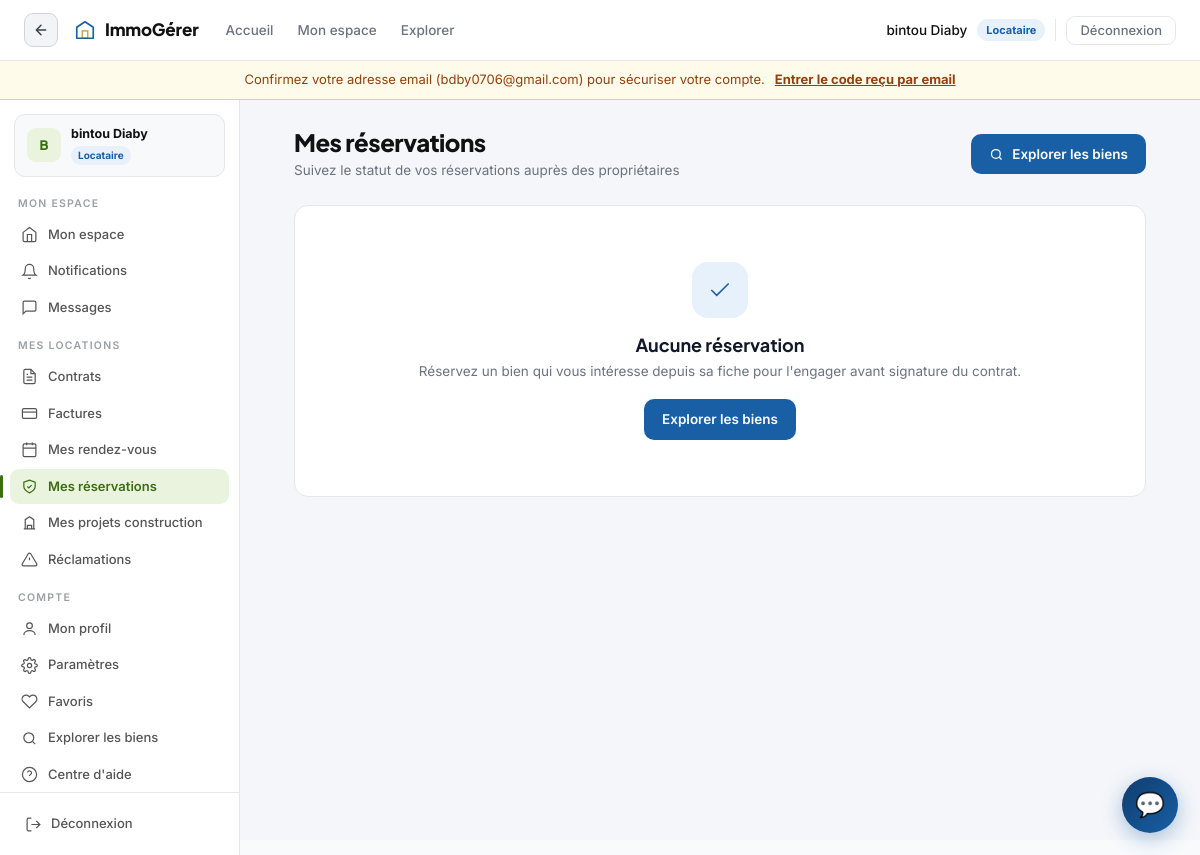
The app's page /biens/mes-reservations/ (signed in), older data.
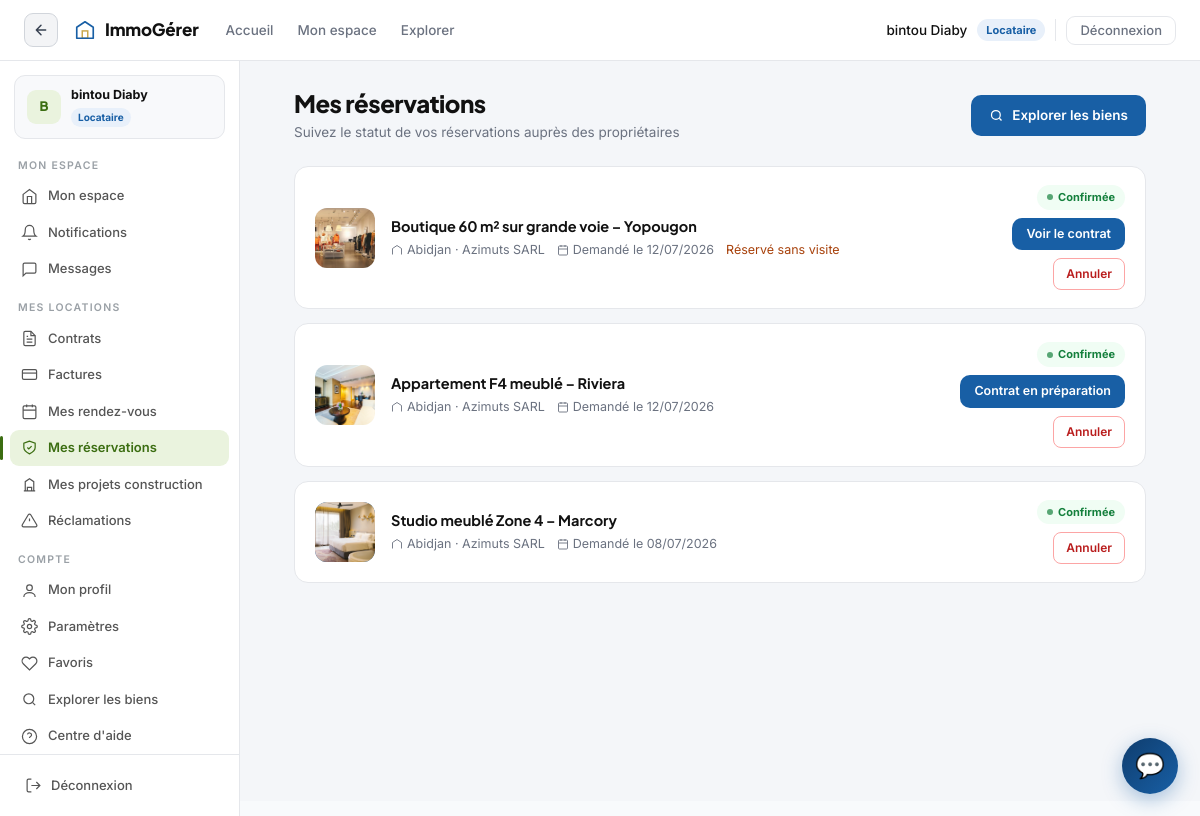
The same page, newer data.
### utilisateurs/models.py (models this page shows, shortened)
class Utilisateur(AbstractUser):
    class Role(models.TextChoices):
        PROPRIETAIRE = 'proprietaire', 'Propriétaire'
        GESTIONNAIRE = 'gestionnaire', 'Gestionnaire'
        LOCATAIRE = 'locataire', 'Locataire'
        ADMIN = 'admin', 'Administrateur'
    role = models.CharField(
        max_length=20,
        choices=Role.choices,
        default=Role.LOCATAIRE
    )
    company = models.ForeignKey(
        'Company',
        on_delete=models.SET_NULL,
        null=True,
        blank=True,
        related_name='users'
    )
    telephone = models.CharField(max_length=20, blank=True, null=True)
    adresse = models.CharField(max_length=255, blank=True, null=True)
    ville = models.CharField(max_length=100, blank=True, null=True)
    code_postal = models.CharField(max_length=10, blank=True, null=True)
    photo_profil = models.ImageField(
        upload_to='profils/',
        blank=True,
        null=True
    )
    bio = models.TextField(blank=True, null=True)
    documents_verifies = models.BooleanField(default=False)
    email_verifie = models.BooleanField(default=False)
    otp_code = models.CharField(max_length=6, blank=True, default='')
    otp_expire_le = models.DateTimeField(null=True, blank=True)
    afficher_telephone = models.BooleanField(default=True)
    afficher_email = models.BooleanField(default=False)
    accepte_appels = models.BooleanField(default=True)
    dashboard_preferences = models.JSONField(default=dict, blank=True)
    date_creation = models.DateTimeField(auto_now_add=True)
    date_modification = models.DateTimeField(auto_now=True)
    class Meta:
        verbose_name = 'Utilisateur'
        verbose_name_plural = 'Utilisateurs'
        ordering = ['-date_creation']

class Company(models.Model):
    name = models.CharField(max_length=255)
    types = models.JSONField(default=list, blank=True)
    date_creation = models.DateTimeField(auto_now_add=True)
    description = models.TextField(blank=True, null=True)
    adresse = models.CharField(max_length=255, blank=True, null=True)
    ville = models.CharField(max_length=100, blank=True, null=True)
    telephone = models.CharField(max_length=20, blank=True, null=True)
    email = models.EmailField(blank=True, null=True)
    logo = models.ImageField(upload_to='companies/logos/', blank=True, null=True)
    cover_image = models.ImageField(upload_to='companies/covers/', blank=True, null=True)
    facebook = models.URLField(blank=True, null=True)
    instagram = models.URLField(blank=True, null=True)
    latitude = models.FloatField(blank=True, null=True)
    longitude = models.FloatField(blank=True, null=True)
    horaires = models.JSONField(
        default=dict, blank=True,
        help_text="Ex: {'lundi': '08:00-18:00', 'dimanche': ''} — vide ou absent = fermé ce jour-là.",
    )
    disponible_maintenant = models.BooleanField(
        default=True,
        help_text="Décochez pour afficher « actuellement indisponible » même pendant vos horaires d'ouverture.",
    )
    delai_reponse_minutes = models.PositiveIntegerField(
        blank=True, null=True,
        help_text="Délai de réponse habituel affiché aux clients, en minutes (ex: 5, 60).",
    )
    JOURS_SEMAINE = ['lundi', 'mardi', 'mercredi', 'jeudi', 'vendredi', 'samedi', 'dimanche']
    numero_ncc = models.CharField(
        max_length=20, blank=True, default='',
        verbose_name="Numéro de Compte Contribuable (NCC)",
        help_text="Attribué par la DGI. Requis pour la certification FNE et comme identifiant vendeur.",
    )
    numero_rccm = models.CharField(
        max_length=30, blank=True, default='',
        verbose_name="Numéro RCCM",
        help_text="Registre du Commerce et du Crédit Mobilier — mention obligatoire OHADA (pied de page des factures).",
    )
    class Taxes(models.TextChoices):
        TVA = 'TVA', 'TVA normal 18%'
        TVAB = 'TVAB', 'TVA réduit 9%'
        TVAC = 'TVAC', 'Exonération conventionnelle 0%'
        TVAD = 'TVAD', 'Exonération légale 0%'
    taux_tva_loyer = models.CharField(
        max_length=4, choices=Taxes.choices, default=Taxes.TVAD,
        verbose_name="Régime TVA appliqué aux loyers",
        help_text="Code transmis à la FNE pour chaque facture de loyer. Par défaut : exonération légale "
                   "(traitement standard de la location nue à usage d'habitation) — à confirmer avec votre comptable.",
    )
    class Meta:
        verbose_name = 'Company'
        verbose_name_plural = 'Companies'

### biens/models.py (models this page shows, shortened)
class Reservation(models.Model):
    class Statut(models.TextChoices):
        EN_ATTENTE = 'en_attente', 'Demande en attente'
        VISITE_DEMANDEE = 'visite_demandee', 'Visite demandée avant validation'
        CONFIRMEE  = 'confirmee',  'Confirmée'
        REFUSEE    = 'refusee',    'Refusée'
        ANNULEE    = 'annulee',    'Annulée'
    bien = models.ForeignKey(Bien, on_delete=models.CASCADE, related_name='reservations')
    client = models.ForeignKey(
        Utilisateur,
        on_delete=models.CASCADE,
        related_name='reservations',
        limit_choices_to={'role': 'locataire'}
    )
    statut = models.CharField(max_length=20, choices=Statut.choices, default=Statut.EN_ATTENTE)
    sans_visite = models.BooleanField(
        default=False,
        help_text="Le client a explicitement choisi de réserver sans avoir visité le bien.",
    )
    date_expiration = models.DateTimeField(
        blank=True, null=True,
        help_text="Le bien reste bloqué pour les autres clients jusqu'à cette date (72h après confirmation).",
    )
    montant_acompte = models.DecimalField(max_digits=10, decimal_places=2, blank=True, null=True)
    notes = models.TextField(blank=True, null=True)
    date_creation = models.DateTimeField(auto_now_add=True)
    date_modification = models.DateTimeField(auto_now=True)
    class Meta:
        unique_together = ['bien', 'client']
        verbose_name = 'Réservation'
        verbose_name_plural = 'Réservations'
        ordering = ['-date_creation']
    @property
    def hold_actif(self):
        from django.utils import timezone
        return bool(
            self.statut == self.Statut.CONFIRMEE
            and self.date_expiration
            and timezone.now() < self.date_expiration
        )

class Bien(models.Model):
    class TypeBien(models.TextChoices):
        APPARTEMENT = 'appartement', 'Appartement'
        MAISON = 'maison', 'Maison'
        MAISON_BASSE = 'maison_basse', 'Maison basse'
        STUDIO = 'studio', 'Studio'
        T1 = 't1', 'T1'
        T2 = 't2', 'T2'
        T3 = 't3', 'T3'
        T4 = 't4', 'T4'
        PLUS = 't5plus', 'T5+'
        DUPLEX = 'duplex', 'Duplex'
        IMMEUBLE = 'immeuble', 'Immeuble'
        RESIDENCE = 'residence', 'Résidence'
        TERRAIN = 'terrain', 'Terrain'
        BUREAU = 'bureau', 'Bureau'
        MAGASIN = 'magasin', 'Magasin'
        BOUTIQUE = 'boutique', 'Boutique'
        LOCAL_COMMERCIAL = 'local_commercial', 'Local commercial'
        ENTREPOT = 'entrepot', 'Entrepôt'
    class Statut(models.TextChoices):
        DISPONIBLE = 'disponible', 'Disponible'
        LOUE = 'loue', 'Loué'
        MAINTENANCE = 'maintenance', 'Maintenance'
        ARCHIVE = 'archive', 'Archivé'
    titre = models.CharField(max_length=255)
    description = models.TextField()
    type_bien = models.CharField(max_length=20, choices=TypeBien.choices)
    statut = models.CharField(max_length=20, choices=Statut.choices, default=Statut.DISPONIBLE)
    adresse = models.CharField(max_length=255)
    quartier = models.CharField(max_length=100, blank=True, default='')
    commune = models.CharField(max_length=100, blank=True, default='')
    ville = models.CharField(max_length=100)
    region = models.CharField(max_length=100, blank=True, default='')
    code_postal = models.CharField(max_length=10, blank=True, default='')
    pays = models.CharField(max_length=100, default='Côte d\'Ivoire')
    latitude = models.FloatField(blank=True, null=True)
    longitude = models.FloatField(blank=True, null=True)
    surface_m2 = models.DecimalField(max_digits=8, decimal_places=2, validators=[MinValueValidator(0)])
    nombre_chambres = models.IntegerField(validators=[MinValueValidator(0)])
    nombre_salles_bain = models.IntegerField(validators=[MinValueValidator(0)])
    nombre_etages = models.IntegerField(validators=[MinValueValidator(1)], default=1)
    prix_mensuel = models.DecimalField(max_digits=10, decimal_places=2, validators=[MinValueValidator(0)])
    prix_vente = models.DecimalField(max_digits=12, decimal_places=2, validators=[MinValueValidator(0)], blank=True, null=True)
    prix_depot_garantie = models.DecimalField(
        max_digits=10,
        decimal_places=2,
        validators=[MinValueValidator(0)],
        default=0
    )
    charges_incluses = models.DecimalField(max_digits=10, decimal_places=2, default=0)
    equipements = models.JSONField(default=list, blank=True)  # Liste des équipements
    animaux_autorises = models.BooleanField(default=False)
    fumeurs_acceptes = models.BooleanField(default=False)
    photo_principale = models.ImageField(upload_to='biens/principales/')
    photos_additionnelles = models.JSONField(default=list, blank=True)
    proprietaire = models.ForeignKey(
        Utilisateur,
        on_delete=models.CASCADE,
        related_name='biens',
        limit_choices_to={'role': 'proprietaire'}
    )
    class TransactionType(models.TextChoices):
        LOCATION = 'location', 'Location'
        VENTE = 'vente', 'Vente'
        BOTH = 'both', 'Location & Vente'
    transaction_type = models.CharField(
        max_length=10,
        choices=TransactionType.choices,
        default=TransactionType.LOCATION,
        help_text='Type d\'opération pour ce bien'
    )
    date_creation = models.DateTimeField(auto_now_add=True)
    date_modification = models.DateTimeField(auto_now=True)
    date_publication = models.DateTimeField(blank=True, null=True)
    class Meta:
        verbose_name = 'Bien'
        verbose_name_plural = 'Biens'
        ordering = ['-date_creation']
        indexes = [
            models.Index(fields=['statut', 'ville']),
            models.Index(fields=['statut', 'commune']),
            models.Index(fields=['prix_mensuel']),
            models.Index(fields=['latitude', 'longitude']),
        ]

### biens/views.py (the view)
@login_required
def mes_reservations(request):
    if request.user.role != 'locataire':
        return redirect('dashboard')
    reservations = (
        Reservation.objects.filter(client=request.user)
        .select_related('bien', 'bien__proprietaire__company', 'contrat')
        .order_by('-date_creation')
    )
    return render(request, 'biens/mes_reservations.html', {'reservations': reservations})

### templates/biens/mes_reservations.html (shortened to what this page needs)
{% extends "base.html" %}
{% load humanize %}
{% block body %}
<div class="me-page">
  <div class="me-wrap">
    <div class="me-greeting">
      <div>
        <h1>Mes réservations</h1>
        <p>Suivez le statut de vos réservations auprès des propriétaires</p>
      </div>
      <a href="/explorer/" class="ig-btn-full primary">
        <svg viewBox="0 0 24 24" width="15" height="15" stroke="currentColor" fill="none" stroke-width="2"><circle cx="11" cy="11" r="7"/><path d="m20 20-3.5-3.5"/></svg>
        Explorer les biens
      </a>
    </div>
    {% if reservations %}
      {% for r in reservations %}
      <div class="me-card">
        <div class="mc-thumb">
          {% if r.bien.photo_principale %}<img src="{{ r.bien.photo_principale.url }}" alt="">
          {% else %}<svg viewBox="0 0 24 24"><path d="M3 21V9l9-6 9 6v12"/><rect x="9" y="13" width="6" height="8"/></svg>{% endif %}
        </div>
        <div class="mc-main">
          <div class="mc-titre"><a href="{% url 'biens_ui:detail' pk=r.bien.id %}">{{ r.bien.titre }}</a></div>
          <div class="mc-meta">
            <span><svg viewBox="0 0 24 24"><path d="M3 21V9l9-6 9 6v12"/></svg>{{ r.bien.ville }}{% if r.bien.proprietaire.company %} · {{ r.bien.proprietaire.company.name }}{% endif %}</span>
            <span><svg viewBox="0 0 24 24"><rect x="3" y="4" width="18" height="18" rx="2"/><path d="M16 2v4M8 2v4M3 10h18"/></svg>Demandé le {{ r.date_creation|date:"d/m/Y" }}</span>
            {% if r.sans_visite %}<span style="color:#A8420C">Réservé sans visite</span>{% endif %}
          </div>
        </div>
        <div class="mc-side">
          <span class="badge-statut {% if r.statut == 'confirmee' %}s-ok{% elif r.statut == 'refusee' or r.statut == 'annulee' %}s-muted{% elif r.statut == 'visite_demandee' %}s-warn{% else %}s-warn{% endif %}">{{ r.get_statut_display }}</span>
          {% if r.statut == 'confirmee' and r.contrat %}
          <a href="/contrats/{{ r.contrat.id }}/" class="ig-btn-full primary" style="padding:7px 14px;font-size:12.5px">
            {% if r.contrat.statut == 'en_attente_signature' %}Signer le contrat{% elif r.contrat.statut == 'brouillon' %}Contrat en préparation{% else %}Voir le contrat{% endif %}
          </a>
          {% endif %}
          {% if r.statut == 'en_attente' or r.statut == 'confirmee' or r.statut == 'visite_demandee' %}
          <form method="post" action="{% url 'biens_ui:annuler_reservation' reservation_id=r.id %}" onsubmit="return confirm('Annuler cette réservation ?');">
            <button type="submit" class="btn-cancel">Annuler</button>
          </form>
          {% endif %}
        </div>
      </div>
      {% endfor %}
    {% else %}
      <div class="me-empty">
        <div class="eic"><svg viewBox="0 0 24 24"><path d="M20 6 9 17l-5-5"/></svg></div>
        <h3>Aucune réservation</h3>
        <p>Réservez un bien qui vous intéresse depuis sa fiche pour l'engager avant signature du contrat.</p>
        <a href="/explorer/" class="ig-btn-full primary">Explorer les biens</a>
      </div>
    {% endif %}
  </div>
</div>
{% endblock %}

### templates/includes/main_navbar.html (shortened to what this page needs)
<nav class="ig-nav" role="navigation" aria-label="Navigation principale">
  <div class="ig-nav-inner">
    <button onclick="history.back()" class="ig-backbtn" title="Retour">
      <svg viewBox="0 0 24 24"><path d="M19 12H5M12 5l-7 7 7 7"/></svg>
    </button>
    <a class="ig-brand" href="/">
      <svg width="22" height="22" viewBox="0 0 24 24" fill="none">
        <path d="M3 21V9l9-6 9 6v12" stroke="#185FA5" stroke-width="1.8" stroke-linejoin="round"/>
        <rect x="9" y="13" width="6" height="8" stroke="#C9A84C" stroke-width="1.6"/>
        <path d="M3 21h18" stroke="#185FA5" stroke-width="1.8" stroke-linecap="round"/>
      </svg>
      ImmoGérer
    </a>
    {% if request.user.is_authenticated %}
    {% if request.user.role == 'locataire' %}
    <ul class="ig-navlinks">
      <li><a href="/guest/" {% if request.resolver_match.url_name == 'guest_landing' %}class="ig-active"{% endif %}>Accueil</a></li>
      <li><a href="/mon-espace/" {% if request.resolver_match.url_name == 'mon_espace_locataire' %}class="ig-active"{% endif %}>Mon espace</a></li>
      <li><a href="/explorer/" {% if request.resolver_match.url_name == 'explorer' %}class="ig-active"{% endif %}>Explorer</a></li>
    </ul>
    {% endif %}
    <div class="ig-actions">
      <span class="ig-username">{{ request.user.get_full_name|default:request.user.username }}</span>
      <span class="ig-role-badge {{ request.user.role }}">{{ request.user.get_role_display }}</span>
      <form method="post" action="{% url 'logout' %}" style="margin:0">
        <button type="submit" class="ig-btn-logout">Déconnexion</button>
      </form>
    </div>
    {% endif %}
  </div>
</nav>
{% if request.user.is_authenticated and request.user.email and not request.user.email_verifie %}
<div style="background:#FFFBEB;border-bottom:1px solid #FCD34D;padding:9px 20px;font-size:13px;color:#92400E;display:flex;align-items:center;justify-content:center;gap:10px;flex-wrap:wrap">
  <span>Confirmez votre adresse email ({{ request.user.email }}) pour sécuriser votre compte.</span>
  <a href="{% url 'confirmer_email' %}" style="color:#92400E;font-weight:700;text-decoration:underline">Entrer le code reçu par email</a>
</div>
{% endif %}

### templates/dashboard/includes/sidebar_locataire.html (shortened to what the changed rows need)
{% with user_initial=request.user.first_name|first|upper|default:request.user.username|first|upper %}
<aside class="ig-loc-sidebar">
  <div class="ig-ls-user">
    <div style="min-width:0">
      <div class="ig-ls-name">{{ request.user.get_full_name|default:request.user.username }}</div>
      <div class="ig-ls-role">Locataire</div>
    </div>
  </div>
</aside>
{% endwith %}

Row changes from the older to the newer data that the page shows:
changed Utilisateur "bintou Diaby": email_verifie False → True (drawn); user.email "bdby0706@gmail.com" → (not shown)
added Reservation: bien.photo_principale (picture), bien.titre "Boutique 60 m² sur grande voie – Yopougon", bien.ville "Abidjan", bien.proprietaire.company.name "Azimuts SARL", date_creation "12/07/2026", sans_visite "Réservé sans visite", statut "Confirmée", shows "Voir le contrat", shows "Annuler"
added Reservation: bien.photo_principale (picture), bien.titre "Appartement F4 meublé – Riviera", bien.ville "Abidjan", bien.proprietaire.company.name "Azimuts SARL", date_creation "12/07/2026", statut "Confirmée", shows "Contrat en préparation", shows "Annuler"
added Reservation: bien.photo_principale (picture), bien.titre "Studio meublé Zone 4 – Marcory", bien.ville "Abidjan", bien.proprietaire.company.name "Azimuts SARL", date_creation "08/07/2026", statut "Confirmée", shows "Annuler"
Text that changed along with them:
text no longer shown: "Confirmez votre adresse email ( ) pour sécuriser votre compte. Entrer le code reçu par email Aucune réservation Réservez un bien qui vous intéresse depuis sa fiche pour l'engager avant signature du contrat. Explorer les biens"
